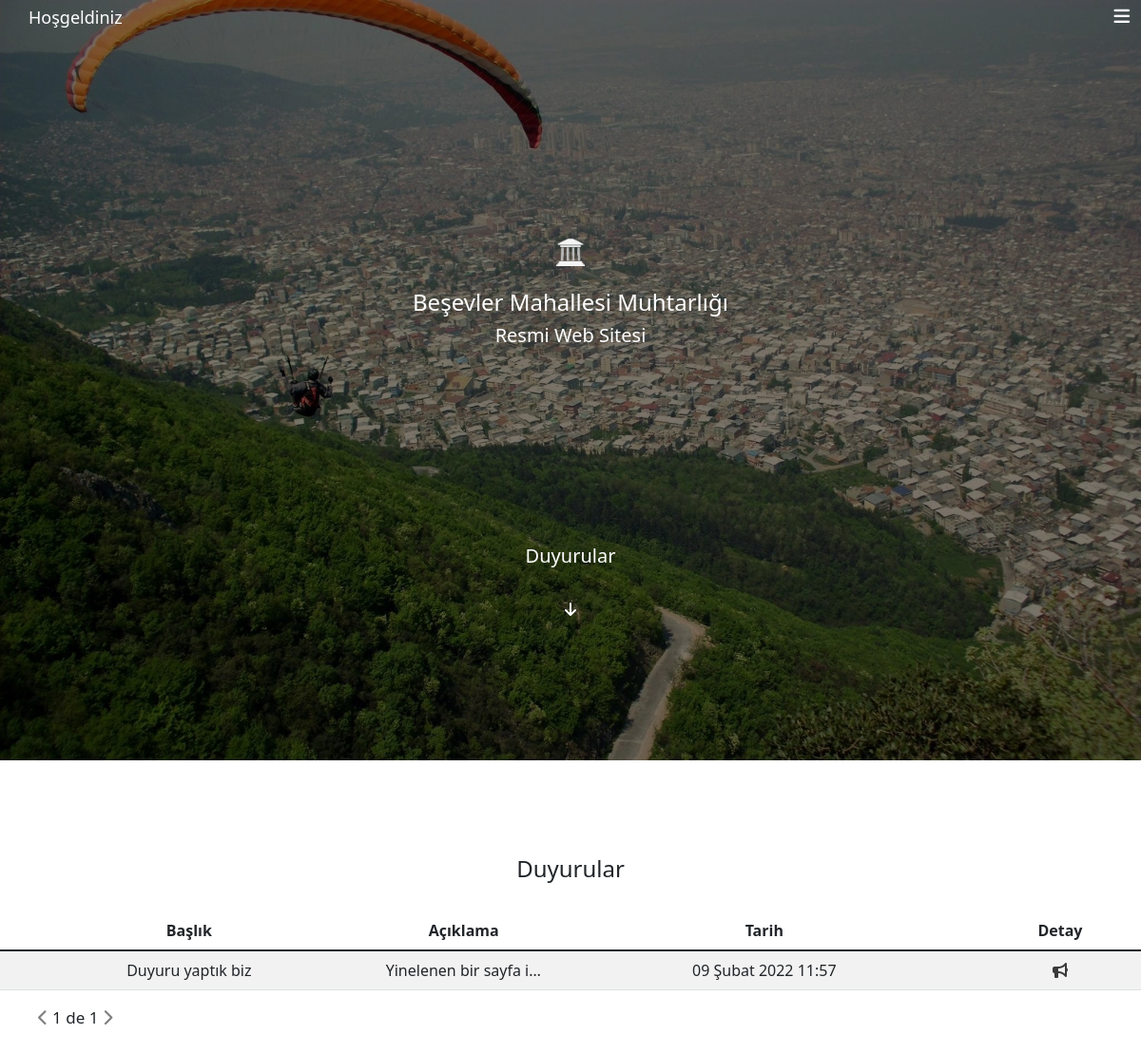
The page / on the database its author committed.
### base/models.py (models this page shows, shortened)
class Announcement(models.Model):
    title=models.CharField(max_length=30,blank=False,null=False)
    desc=models.TextField(max_length=200,blank=False,null=False)
    create_time = models.DateTimeField(
        auto_now_add=True, blank=True, null=True)
    update_time = models.DateTimeField(auto_now=True,blank=True, null=True)

### base/views.py (the view)
# urls.py: path('', views.CitizenHomeView, name="citizen-home"),
def CitizenHomeView(request):
    duyurular = Announcement.objects.all().order_by('-update_time')
    p = Paginator(duyurular,5)
    page = request.GET.get('page')
    duyuru = p.get_page(page)
    context = {'duyurular':duyuru}
    return render(request, 'base/citizen/citizenhome.html', context)

### base/templates/base/citizen/citizenhome.html (shortened to what this page needs)
{% extends 'base/main.html' %} {% block content%}
{% load static %}
<link rel="stylesheet" href="{% static 'css/navbar.css' %}" />
</head>
<body>
    <nav style="position: absolute;width: 100%;background: transparent;">
        <ul class="ul d-flex justify-content-end text-center">
            {% if request.user.is_anonymous %}
            <p class="welcomeuser" style="position: absolute;left: 30px;top: 5px;font-size: 18px;color: white;z-index: 1;">
                   Hoşgeldiniz</p>
            <li><i class="fas fa-bars"></i></li>
                {% endif %}
        </ul>
    </nav>
    <div class="nature">
        <span><img src="{% static 'mahresimler/logo.png' %}"  style="width: 30px;height: 30px;margin-top:250px"/>
            <br><br>
            <h3 style="font-size:1.5em">Beşevler Mahallesi Muhtarlığı</h3>
            <h5>Resmi Web Sitesi</h5>
        </span>
        <br>
        <div class="vatandaskayit">
            <p class="text-center h5">Duyurular</p>
            <br>
            <i class="fas fa-arrow-down" style="cursor: pointer;" onclick="duyuru()"></i>
        </div>
    </div>
     {% if duyurular %}
     <h4 style="text-align: center;margin-top: 100px;">Duyurular</h4>
     <table class="duyurular table table-striped table-hover rounded text-center" style="margin-top: 30px;">
        <thead>
            <th>Başlık</th>
            <th>Açıklama</th>
            <th>Tarih</th>
            <th>Detay</th>
        </thead>
        {% for duyuru in duyurular %}
        <tr class="duyurutr">
            <td>{{duyuru.title}}</td>
            <td>{{duyuru.desc}}</td>
            <td>{{duyuru.update_time}}</td>
            <td><a href="{% url 'duyuru-tek' duyuru.id %}"><i class="fas fa-bullhorn"></i></a></td>
        </tr>
        {% endfor %}
    </table>
        <p style="padding-left: 40px;font-size: 17px;">
        {% if duyurular.has_previous%}
        <a href="?page={{duyurular.previous_page_number}}" style="color: black;"><i class="fas fa-chevron-left"></i></a>
        {% else %}
        <i class="fas fa-chevron-left disabled" style="color: gray;">
        </i>
        {% endif %}
        {{duyurular.number}} de {{duyurular.paginator.num_pages}}
        {% if duyurular.has_next %}
        <a href="?page={{duyurular.next_page_number}}" style="color: black;"><i class="fas fa-chevron-right"></i></a>
        <a href="?page={{duyurular.paginator.num_pages}}" style="color: black;"><i class="fas fa-angle-double-right"></i></a>
        {% else %}
        <i class="fas fa-chevron-right" style="color: gray;"></i>
        {% endif %}
    </p>
    <br>
    <br>
    <br>
    {%else%}
    <h3 class="text-center mt-5 mb-5">Şu an duyuru yok...</h3>
    {% endif %}
    {% endblock content %}

### base/static/css/navbar.css (style rules this page uses)
html { overflow-x: hidden; scroll-behavior: smooth; }
nav { background-color: rgb(58, 58, 58); max-height: 37px; }
ul { list-style: none; }
.fa-bars { color: white; }
tr { margin-top: 20px; margin-bottom: 20px; }
.fa-bars { position: absolute; right: 12px; top: 8px; visibility: hidden; pointer-events: none; color: white; }
.nature { color: white; display: flex; flex-direction: column; height: 100vh; width: 100vw; background-image: url("../mahresimler/1994540.jpg"); background-size: cover; text-align: center; }
.vatandaskayit { position: relative; top: 22vh; width: 100vw; }
table i { color: rgb(58, 58, 58); }
@media only screen and (max-width: 1300px) { .ul li { visibility: hidden; } }
@media only screen and (max-width: 1300px) { .fa-bars { display: block; visibility: visible; cursor: pointer; pointer-events: all; font-size: 19px; } }
@media only screen and (max-width: 1300px) { .welcomeuser { visibility: visible; } }

### base/templates/base/citizen/citizenhome.html (style rules this page uses)
.duyurutr td:nth-child(2) { max-width: 15vw; text-overflow: ellipsis; white-space: nowrap; overflow: hidden; width:200px; }

### rows shown on the page
Announcement: title "Duyuru yaptık biz", desc "Yinelenen bir sayfa i…", update_time "09 Şubat 2022 11:57"

### other values the page prints
{{ duyurular.number }} "1"
{{ duyurular.paginator.num_pages }} "1"
